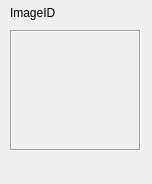
<?xml version="1.0" encoding="UTF-8"?>
<ui version="4.0">
 <class>PictureWidget</class>
 <widget class="QWidget" name="PictureWidget">
  <property name="geometry">
   <rect>
    <x>0</x>
    <y>0</y>
    <width>152</width>
    <height>184</height>
   </rect>
  </property>
  <property name="windowTitle">
   <string>Form</string>
  </property>
  <widget class="QLabel" name="Image">
   <property name="geometry">
    <rect>
     <x>10</x>
     <y>30</y>
     <width>131</width>
     <height>121</height>
    </rect>
   </property>
   <property name="frameShape">
    <enum>QFrame::Box</enum>
   </property>
   <property name="frameShadow">
    <enum>QFrame::Sunken</enum>
   </property>
   <property name="text">
    <string/>
   </property>
   <property name="pixmap">
    <pixmap>../../../Pictures/Unavailable.png</pixmap>
   </property>
   <property name="scaledContents">
    <bool>true</bool>
   </property>
  </widget>
  <widget class="QLabel" name="label">
   <property name="geometry">
    <rect>
     <x>10</x>
     <y>3</y>
     <width>131</width>
     <height>20</height>
    </rect>
   </property>
   <property name="text">
    <string>&lt;html&gt;&lt;head/&gt;&lt;body&gt;&lt;p&gt;ImageID&lt;/p&gt;&lt;/body&gt;&lt;/html&gt;</string>
   </property>
  </widget>
 </widget>
 <resources/>
 <connections/>
</ui>
